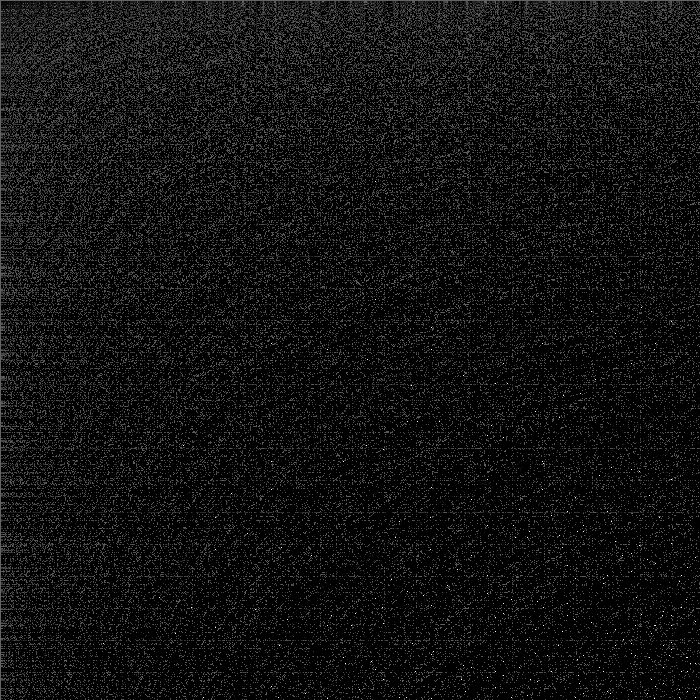
Frame 1 (no input)
Frame 60 (the mouse pressed at the canvas centre just before this capture): identical to frame 1, image omitted
Frame 120 (the mouse held since frame 60 and released just before this capture): identical to frame 1, image omitted

The Processing sketch that drew this single still picture (run headless with seeded random() and noise(); from frame 60 on, the mouse is pressed at the canvas centre):

// Processing sketch: sketch_3x_1
// ── sketch_3x_1.pde
color couleur;
int r=3;
boolean caTourne = true;

void setup(){
  size(700,700);
}

void mouseReleased(){
  if(caTourne) {
    caTourne=false;
    noLoop();
  }
  else{
    caTourne = true;
    loop();
  }
  //println(mouseX+"  "+mouseY+"  "+r);
  println(mouseX*mouseY*mouseY);
}

void draw() {
  r=r*2;
  for(int y=0 ; y<height ; y++){
    for(int x=0 ; x<width ; x++){
      couleur=color(determineCouleur(x,y,r));
      set(x,y,couleur);
    }
  }
}

int determineCouleur(int x,int y, int r){
  int i=0;
  int n = x*y*y;
  while(i<100){
    if(n%2==0){
      n=n/2;
    }
    else{
      n=3*n+1;
    }
    if(n==1){
      break;
    }
    i=i+1;
  }
  if(n==0) n=1;
  return i/n;
}
